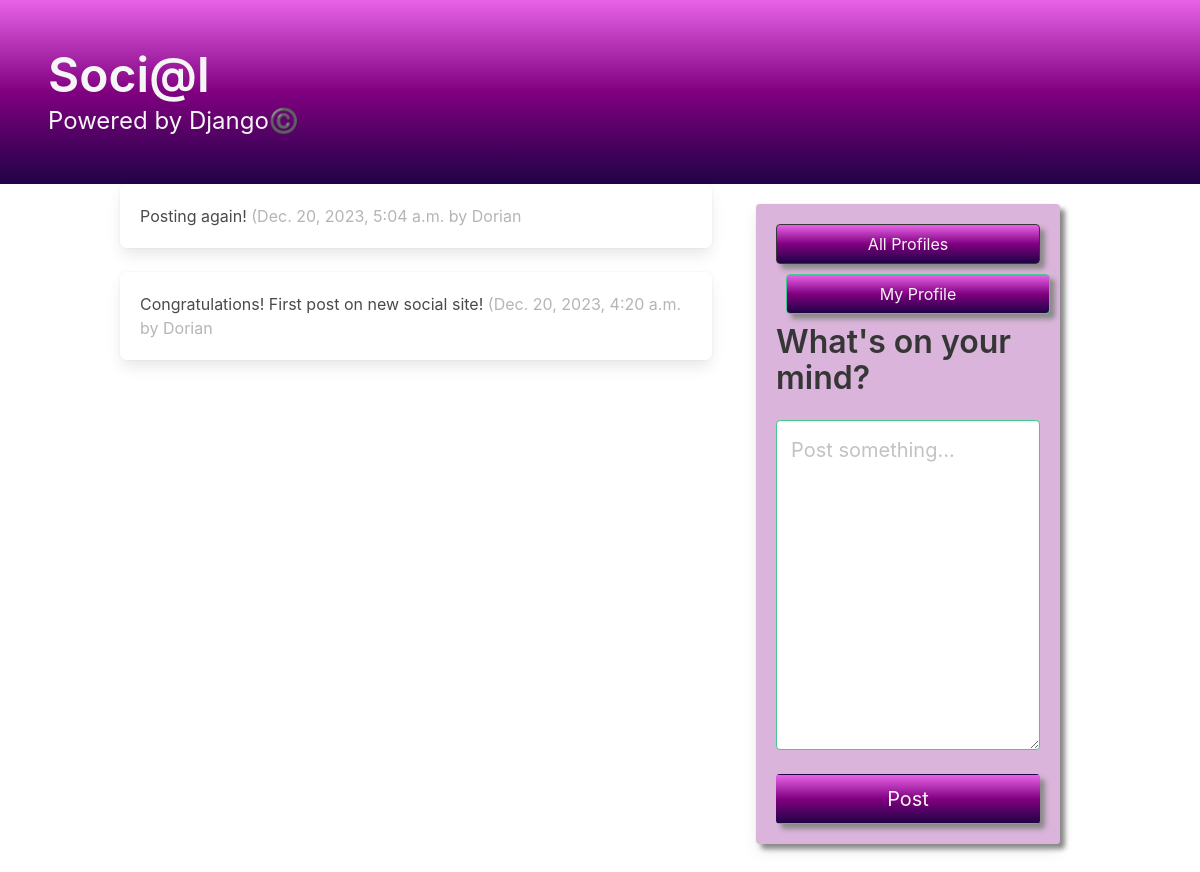
Before: / (signed in) with the older database file.
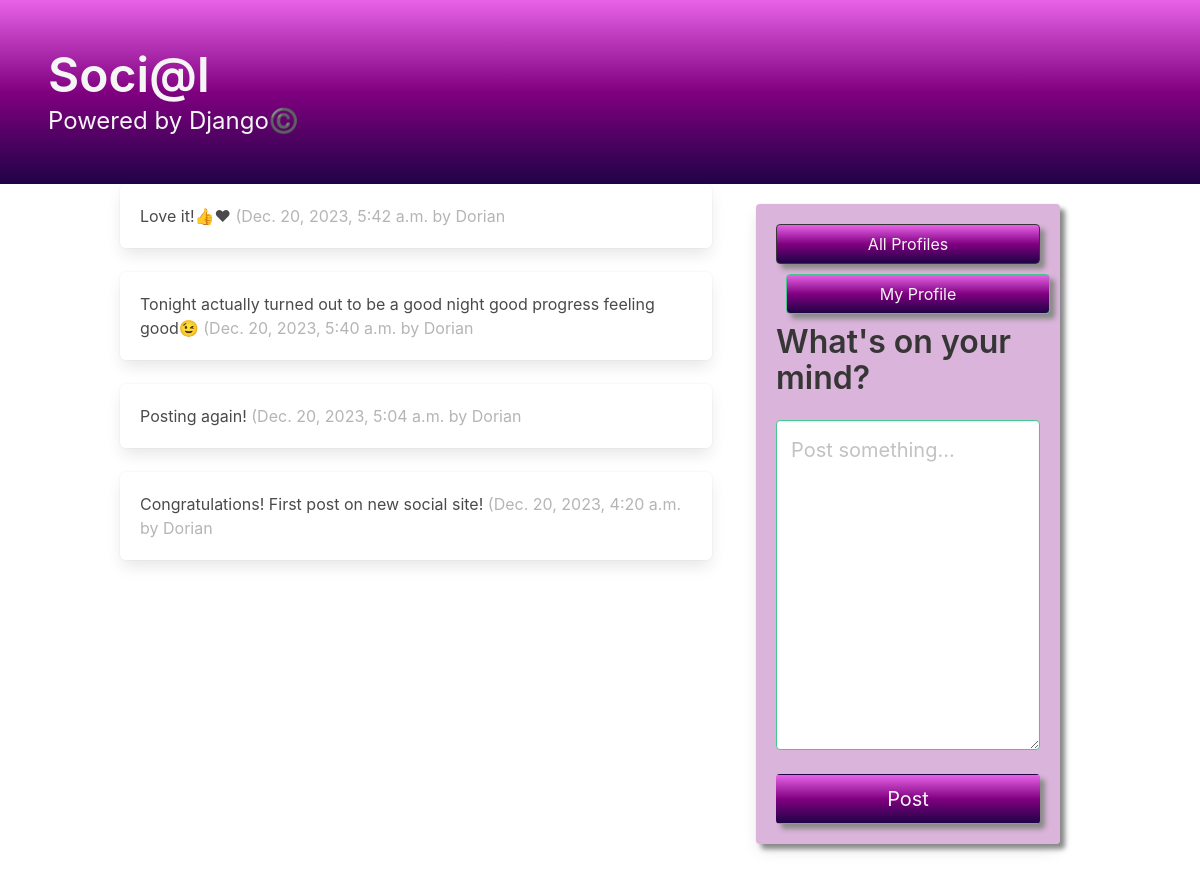
After: the same page with the newer database file.
### dwitter/models.py (models this page shows, shortened)
class Dweet(models.Model):
    user = models.ForeignKey(User,
                             related_name="dweets",
                             on_delete=models.DO_NOTHING)
    body = models.CharField(max_length=140)
    created_at = models.DateTimeField(auto_now_add=True)

### dwitter/views.py (the view)
# urls.py: path("", dashboard, name="dashboard"),
def dashboard(request):
    form = DweetForm(request.POST or None)
    if request.method == "POST":
        if form.is_valid():
            dweet = form.save(commit=False)
            dweet.user = request.user
            dweet.save()
            return redirect("dwitter:dashboard")
    followed_dweets = Dweet.objects.filter(
        user__profile__in=request.user.profile.follows.all()
    ).order_by("-created_at")
    return render(
        request,
        "dashboard.html",
        {"form": form, "dweets": followed_dweets},
    )

### dwitter/forms.py
class DweetForm(forms.ModelForm):
    body = forms.CharField(
        required=True,
        widget=forms.widgets.Textarea(
            attrs={
                "placeholder": "Post something...",
                "class": "textarea is-success is-medium",
            }
        ),
        label="",
    )
    class Meta:
        model = Dweet
        exclude = ("user", )

### dwitter/templates/dashboard.html (shortened to what this page needs)
{% extends 'base.html' %}
{% block content %}
<div class="column">
    {% for dweet in dweets %}
    <div class="box">
        {{dweet.body}}
        <span class="is-small has-text-grey-light">
            ({{ dweet.created_at }} by {{ dweet.user.username }}
        </span>
    </div>
{% endfor %}
</div>
<div class="column is-one-third" style="margin: 20px;">
<div class="card" style="align-items: center;background-color:rgba(128, 0, 128, 0.294);">
<div class="card-content" style="box-shadow: 5px 5px 5px rgb(138, 137, 137);padding: 20px;background-image:linar-gradient (white,violet,purple);">
    <a href="{% url 'dwitter:profile_list' %} ">
        <button class="button is-dark is-outlined is-fullwidth" style="background-image:linear-gradient(rgb(231, 98, 231),purple,rgb(32, 3, 70));color:whitesmoke;box-shadow: 5px 5px 5px rgb(138, 137, 137)"
        >
            All Profiles
        </button>
    </a>
    <a href="{% url 'dwitter:profile' request.user.profile.id %} ">
        <button class="button is-success is-light is-outlined is-fullwidth" style="background-image:linear-gradient(rgb(231, 98, 231),purple,rgb(32, 3, 70));color:whitesmoke;box-shadow: 5px 5px 5px rgb(138, 137, 137);margin:10px;"
        >
            My Profile
        </button>
    </a>
    <h3 class="title is-3">What's on your mind?</h3>
    <form method="post">
        {{ form.as_p }}
        <button class="button is-success is-fullwidth is-medium mt-5" style="background-image:linear-gradient(rgb(231, 98, 231),purple,rgb(32, 3, 70));color:whitesmoke;box-shadow: 5px 5px 5px rgb(138, 137, 137)"
                type="submit">Post
        </button>
    </form>
    </div>
</div>
</div>
</div>
</div>
{% endblock content %}

Changed rows visible on the page:
added Dweet: body "Love it!👍❤", created_at "Dec. 20, 2023, 5:42 a.m.", user.username "Dorian"
added Dweet: body "Tonight actually turned out to be a good night good progress feeling good😉", created_at "Dec. 20, 2023, 5:40 a.m.", user.username "Dorian"
